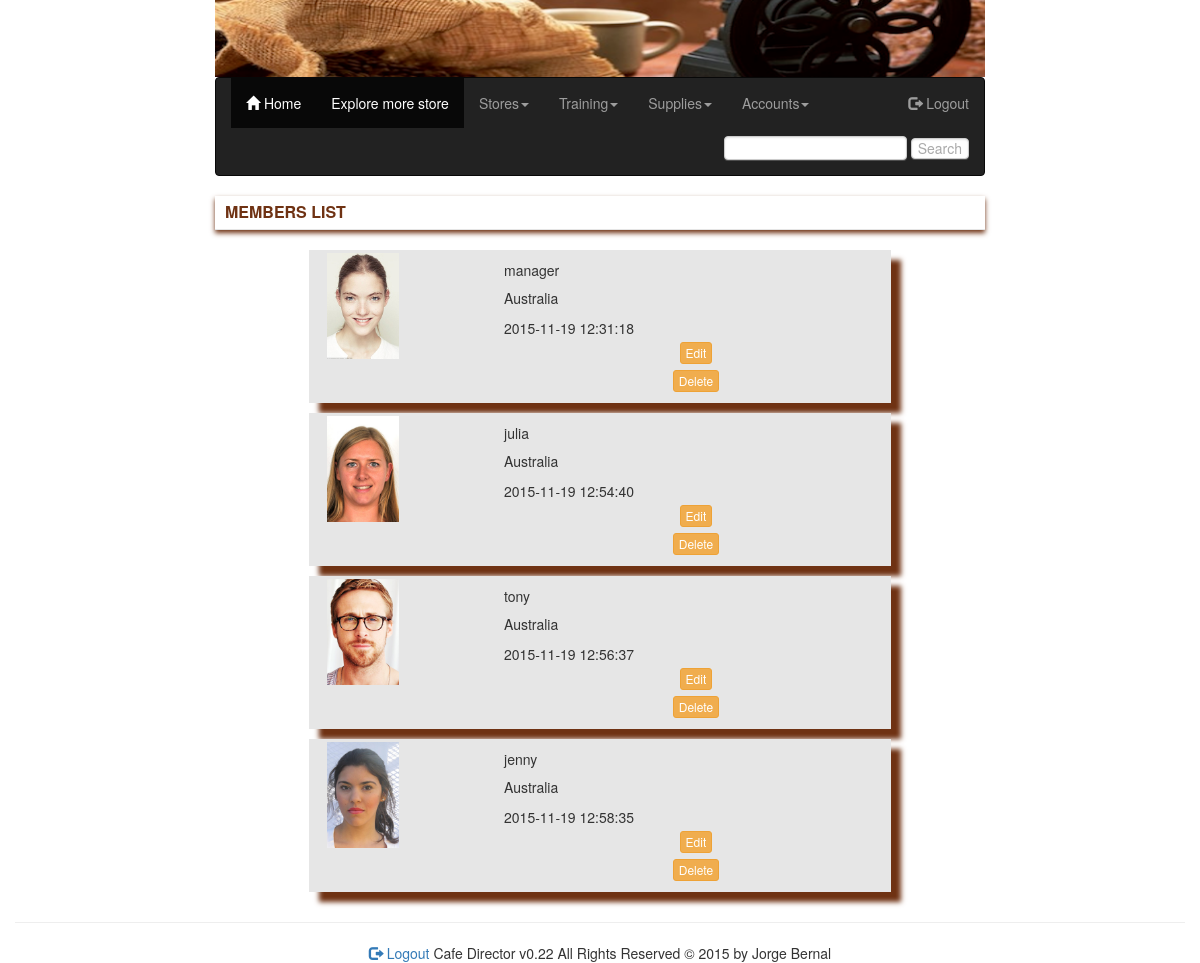
The app's page /inc/members_list.php (signed in) with its own data.
### tables this page shows
CREATE TABLE IF NOT EXISTS `users` (
  `userID` int(11) NOT NULL AUTO_INCREMENT,
  `username` varchar(64) NOT NULL,
  `password` varchar(64) NOT NULL,
  `salt` varchar(64) NOT NULL,
  `role` varchar(64) NOT NULL,
  `membershipID` int(11) NOT NULL,
  `storeID` int(11) DEFAULT NULL,
  PRIMARY KEY (`userID`),
  KEY `membershipID` (`membershipID`)
);

CREATE TABLE IF NOT EXISTS `membership` (
  `membershipID` int(10) NOT NULL AUTO_INCREMENT,
  `first_name` varchar(64) NOT NULL,
  `last_name` varchar(64) NOT NULL,
  `number_street` int(11) DEFAULT NULL,
  `name_street` varchar(64) DEFAULT NULL,
  `suburb` varchar(64) DEFAULT NULL,
  `postcode` int(11) DEFAULT NULL,
  `country` varchar(64) DEFAULT NULL,
  `number_phone` int(11) DEFAULT NULL,
  `number_mobile` int(11) DEFAULT NULL,
  `email` varchar(64) DEFAULT NULL,
  `gender` varchar(64) DEFAULT NULL,
  `newsletter` varchar(8) DEFAULT NULL,
  `join_datestamp` datetime NOT NULL,
  `image` varchar(64) NOT NULL,
  `unit_address` int(11) NOT NULL,
  `state` varchar(32) NOT NULL,
  `filelog` varchar(64) NOT NULL,
  `update_datestamp` datetime NOT NULL,
  PRIMARY KEY (`membershipID`)
);

### inc/members_list.php (the view, shortened to what this page needs)
<?php
include ('../inc/header.php');
if ($_SESSION['logged_role'] == "manager" ){
  if ($_SESSION['logged_storeID'] != "" || $_SESSION['logged_storeID'] != 0){
    $storeID = $_SESSION['logged_storeID'];
    $sql = "SELECT * FROM membership JOIN users ON membership.membershipID = users.membershipID WHERE storeID = '$storeID'";
  }
}
else {
  $sql = "SELECT * FROM membership JOIN users ON membership.membershipID = users.membershipID";
}
$result = mysqli_query($conn, $sql);
?>
    <div class="row">
    	<div class="col-xs-12">
    			<fieldset>
    						<legend>Members list</legend>
    								<div class="form-group">
    									<div class="col-xs-1">
    									</div>
    									<div class="col-xs-10">
                        <?php
                            foreach ($result as $row) {
                        ?>
                                  <div class="col-xs-12">
                                    <div class="members_list">
                                    <div class="col-xs-4  col-centered">
                                        <img class="img-responsive" src="<?php echo $row['image']; ?>"  alt="Home"  height="72" width="72"/>
                                    </div>
                                    <div class="col-xs-8">
    																		<div class="row">
                                          <h5><?php echo $row['username']; ?></h5></p>
                                          <?php echo $row['country']; ?></p>
                                        	<?php echo $row['join_datestamp']; ?>
    																		</div>
                                        <div id="btn_action">
        																				<form name="memberedit_form" id="memberedit_form" method="post" action="member_edit.php" >
        																					<button type="submit" class="btn btn-warning btn-xs" name="member_edit">Edit</button>
        																				</form>
        																</div>
                                        <div id="btn_action">
        																				<form name="memberdelete_form" id="memberdelete_form" method="post" action="member_delete.php" >
        																					<button type="submit" class="btn btn-warning btn-xs" name="member_delete">Delete</button>
        																				</form>
        																</div>
                                    </div>
                                  </div>
                                </div>
                          <?php
                            }
                          ?>
    									</div>
    									<div class="col-xs-1">
    									</div>
    								</div>
    			</fieldset>
    		</div>
    	</div>
<?php
include ('footer.php');
?>

### css/styles.css (style rules this page uses)
form { display: inline; }
#btn_action { text-align:center; padding: 2px 4px 3px 4px; }
.members_list { padding: 3px 3px 150px 3px; margin: 0px 0px 10px 0px; background-color: #E6E6E6; box-shadow: 10px 10px 5px #6F3213; }
legend { color:#6F3213; font-size:16px; background:#fff; box-shadow: 0 3px 5px #6F3213; padding:5px 10px; text-transform:uppercase; font-weight:bold; }

### records on screen
users: membershipID.image (picture), username "manager", membershipID.country "Australia", membershipID.join_datestamp "2015-11-19 12:31:18"
users: membershipID.image (picture), username "julia", membershipID.country "Australia", membershipID.join_datestamp "2015-11-19 12:54:40"
users: membershipID.image (picture), username "tony", membershipID.country "Australia", membershipID.join_datestamp "2015-11-19 12:56:37"
users: membershipID.image (picture), username "jenny", membershipID.country "Australia", membershipID.join_datestamp "2015-11-19 12:58:35"
